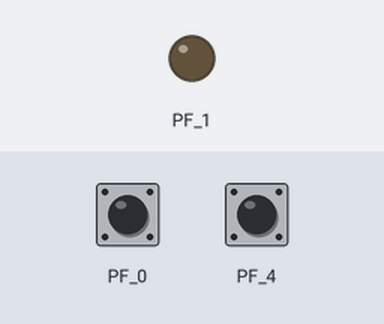
Simulated run of this sketch. Board: TI Tiva C LaunchPad. Shown: output pins drawn as LEDs (lit = HIGH). The test bench sets the inputs (shaded band); at power-on: PF_0 HIGH, PF_4 HIGH.

Above: at 1.2 s.
1.3 s: PF_0 pulled LOW for 0.15 s
At 1.9 s:
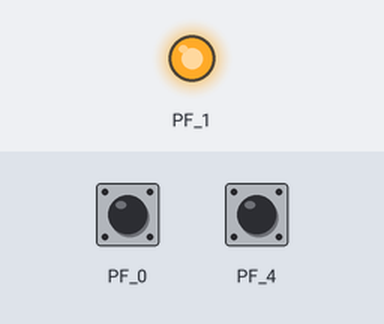
2.9 s: PF_4 pulled LOW for 0.15 s
At 4.1 s:
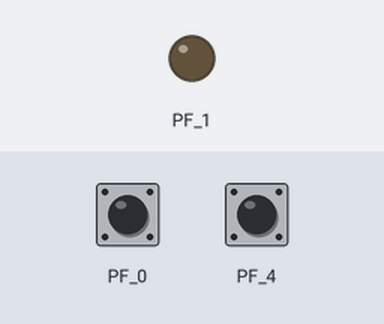
4.5 s: PF_0 pulled LOW for 1 s
At 5.6 s:
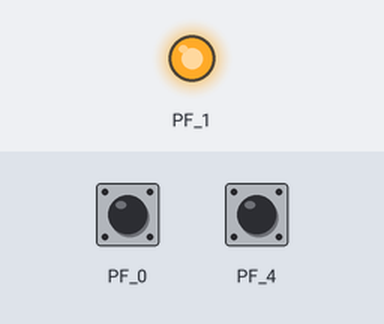
Timing chart, 0 to 7.5 s (numbered marks = the images above; inputs shaded):
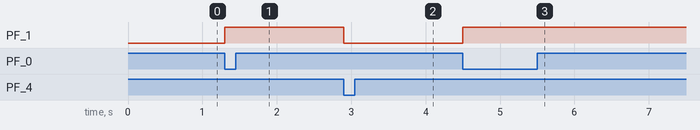

Measured:
- after the input at 1.3 s, PF_1: LOW → HIGH at once
- after the input at 2.9 s, PF_1: HIGH → LOW at once
- after the input at 4.5 s, PF_1: LOW → HIGH at once

The sketch:

main.ino
```cpp
void setup() {
  pinMode(RED_LED, OUTPUT);
  pinMode(PF_0, INPUT_PULLUP);
  pinMode(PF_4, INPUT_PULLUP);
}
int push(int btn) {
  if (digitalRead(btn)==0) {
    return 1;
  }
  return 0;
}
void loop() {
  if (push(PF_0)) {
    digitalWrite(RED_LED, HIGH);
  }
  if (push(PF_4)) {
    digitalWrite(RED_LED, LOW);
  }
}
```
